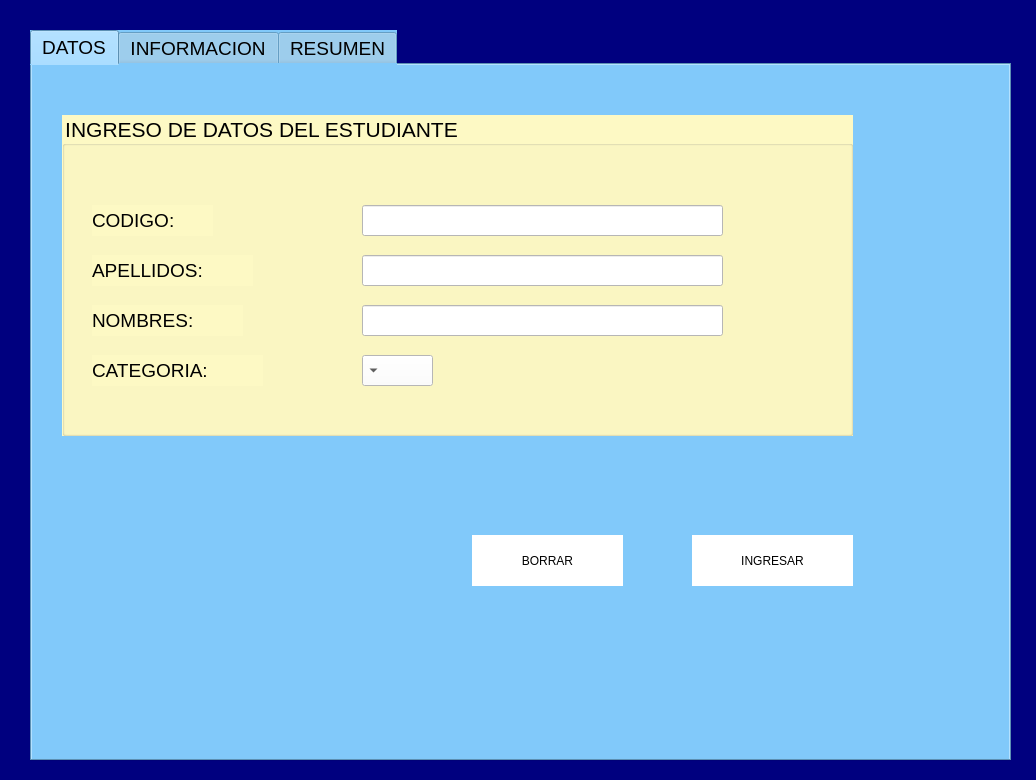
<?xml version="1.0" encoding="UTF-8"?>
<ui version="4.0">
 <class>MainWindow</class>
 <widget class="QMainWindow" name="MainWindow">
  <property name="geometry">
   <rect>
    <x>0</x>
    <y>0</y>
    <width>1036</width>
    <height>780</height>
   </rect>
  </property>
  <property name="windowTitle">
   <string>MainWindow</string>
  </property>
  <property name="styleSheet">
   <string notr="true">background-color: rgb(0, 0, 127);</string>
  </property>
  <widget class="QWidget" name="centralwidget">
   <widget class="QTabWidget" name="tab_datos">
    <property name="geometry">
     <rect>
      <x>30</x>
      <y>30</y>
      <width>981</width>
      <height>731</height>
     </rect>
    </property>
    <property name="sizeIncrement">
     <size>
      <width>10</width>
      <height>10</height>
     </size>
    </property>
    <property name="font">
     <font>
      <family>MS Shell Dlg 2</family>
      <pointsize>14</pointsize>
      <weight>9</weight>
      <italic>false</italic>
      <bold>false</bold>
     </font>
    </property>
    <property name="layoutDirection">
     <enum>Qt::LeftToRight</enum>
    </property>
    <property name="styleSheet">
     <string notr="true">background-color: rgb(129, 201, 250);
font: 75 14pt &quot;MS Shell Dlg 2&quot;;</string>
    </property>
    <property name="tabPosition">
     <enum>QTabWidget::North</enum>
    </property>
    <property name="currentIndex">
     <number>0</number>
    </property>
    <property name="iconSize">
     <size>
      <width>100</width>
      <height>100</height>
     </size>
    </property>
    <widget class="QWidget" name="tab">
     <attribute name="icon">
      <iconset>
       <normaloff>../imagenes/agregar.png</normaloff>../imagenes/agregar.png</iconset>
     </attribute>
     <attribute name="title">
      <string>DATOS</string>
     </attribute>
     <widget class="QGroupBox" name="groupBox_3">
      <property name="geometry">
       <rect>
        <x>30</x>
        <y>50</y>
        <width>791</width>
        <height>321</height>
       </rect>
      </property>
      <property name="font">
       <font>
        <family>MS Shell Dlg 2</family>
        <pointsize>16</pointsize>
        <weight>9</weight>
        <italic>false</italic>
        <bold>false</bold>
       </font>
      </property>
      <property name="styleSheet">
       <string notr="true">background-color: rgb(253, 249, 196);
font: 75 16pt &quot;MS Shell Dlg 2&quot;;</string>
      </property>
      <property name="title">
       <string>INGRESO DE DATOS DEL ESTUDIANTE</string>
      </property>
      <widget class="QLabel" name="label">
       <property name="geometry">
        <rect>
         <x>30</x>
         <y>90</y>
         <width>121</width>
         <height>31</height>
        </rect>
       </property>
       <property name="font">
        <font>
         <family>Arial</family>
         <pointsize>14</pointsize>
         <weight>10</weight>
         <italic>false</italic>
         <bold>false</bold>
        </font>
       </property>
       <property name="styleSheet">
        <string notr="true">font: 87 14pt &quot;Arial&quot;;
</string>
       </property>
       <property name="text">
        <string>CODIGO:</string>
       </property>
      </widget>
      <widget class="QLabel" name="label_2">
       <property name="geometry">
        <rect>
         <x>30</x>
         <y>140</y>
         <width>161</width>
         <height>31</height>
        </rect>
       </property>
       <property name="font">
        <font>
         <family>Arial</family>
         <pointsize>14</pointsize>
         <weight>10</weight>
         <italic>false</italic>
         <bold>false</bold>
        </font>
       </property>
       <property name="styleSheet">
        <string notr="true">font: 87 14pt &quot;Arial&quot;;</string>
       </property>
       <property name="text">
        <string>APELLIDOS:</string>
       </property>
      </widget>
      <widget class="QLabel" name="label_3">
       <property name="geometry">
        <rect>
         <x>30</x>
         <y>190</y>
         <width>151</width>
         <height>31</height>
        </rect>
       </property>
       <property name="font">
        <font>
         <family>Arial</family>
         <pointsize>14</pointsize>
         <weight>10</weight>
         <italic>false</italic>
         <bold>false</bold>
        </font>
       </property>
       <property name="styleSheet">
        <string notr="true">font: 87 14pt &quot;Arial&quot;;</string>
       </property>
       <property name="text">
        <string>NOMBRES:</string>
       </property>
      </widget>
      <widget class="QLineEdit" name="txt_codigo">
       <property name="geometry">
        <rect>
         <x>300</x>
         <y>90</y>
         <width>361</width>
         <height>31</height>
        </rect>
       </property>
       <property name="font">
        <font>
         <family>MS Shell Dlg 2</family>
         <pointsize>16</pointsize>
         <weight>9</weight>
         <italic>false</italic>
         <bold>false</bold>
        </font>
       </property>
       <property name="styleSheet">
        <string notr="true">background-color: rgb(255, 255, 255);</string>
       </property>
      </widget>
      <widget class="QLineEdit" name="txt_apellidos">
       <property name="geometry">
        <rect>
         <x>300</x>
         <y>140</y>
         <width>361</width>
         <height>31</height>
        </rect>
       </property>
       <property name="font">
        <font>
         <family>MS Shell Dlg 2</family>
         <pointsize>16</pointsize>
         <weight>9</weight>
         <italic>false</italic>
         <bold>false</bold>
        </font>
       </property>
       <property name="styleSheet">
        <string notr="true">background-color: rgb(255, 255, 255);</string>
       </property>
      </widget>
      <widget class="QLineEdit" name="txt_nombres">
       <property name="geometry">
        <rect>
         <x>300</x>
         <y>190</y>
         <width>361</width>
         <height>31</height>
        </rect>
       </property>
       <property name="font">
        <font>
         <family>MS Shell Dlg 2</family>
         <pointsize>16</pointsize>
         <weight>9</weight>
         <italic>false</italic>
         <bold>false</bold>
        </font>
       </property>
       <property name="styleSheet">
        <string notr="true">background-color: rgb(255, 255, 255);</string>
       </property>
      </widget>
      <widget class="QLabel" name="label_4">
       <property name="geometry">
        <rect>
         <x>30</x>
         <y>240</y>
         <width>171</width>
         <height>31</height>
        </rect>
       </property>
       <property name="font">
        <font>
         <family>Arial</family>
         <pointsize>14</pointsize>
         <weight>10</weight>
         <italic>false</italic>
         <bold>false</bold>
        </font>
       </property>
       <property name="styleSheet">
        <string notr="true">font: 87 14pt &quot;Arial&quot;;</string>
       </property>
       <property name="text">
        <string>CATEGORIA:</string>
       </property>
      </widget>
      <widget class="QComboBox" name="cb_categoria">
       <property name="geometry">
        <rect>
         <x>300</x>
         <y>240</y>
         <width>71</width>
         <height>31</height>
        </rect>
       </property>
       <property name="layoutDirection">
        <enum>Qt::RightToLeft</enum>
       </property>
       <property name="styleSheet">
        <string notr="true">background-color: rgb(255, 255, 255);</string>
       </property>
      </widget>
     </widget>
     <widget class="QPushButton" name="b_registrar">
      <property name="geometry">
       <rect>
        <x>660</x>
        <y>470</y>
        <width>161</width>
        <height>51</height>
       </rect>
      </property>
      <property name="styleSheet">
       <string notr="true">QPushButton:hover{
background-color: rgb(0, 0, 0);
color: rgb(255, 255, 255);
border:1px sold white;
}
QPushButton{
font: 75 italic 13pt &quot;Arial&quot;;
color: rgb(0, 0, 0);
background-color: rgb(255, 255, 255);
border:1px sold white;
}</string>
      </property>
      <property name="text">
       <string>INGRESAR</string>
      </property>
     </widget>
     <widget class="QPushButton" name="b_nuevo">
      <property name="geometry">
       <rect>
        <x>440</x>
        <y>470</y>
        <width>151</width>
        <height>51</height>
       </rect>
      </property>
      <property name="styleSheet">
       <string notr="true">QPushButton:hover{
background-color: rgb(0, 0, 0);
color: rgb(255, 255, 255);
border:1px sold white;
}
QPushButton{
font: 75 italic 13pt &quot;Arial&quot;;
color: rgb(0, 0, 0);
background-color: rgb(255, 255, 255);
border:1px sold white;
}</string>
      </property>
      <property name="text">
       <string>BORRAR</string>
      </property>
     </widget>
    </widget>
    <widget class="QWidget" name="tab_2">
     <attribute name="icon">
      <iconset>
       <normaloff>../imagenes/grabarespecialidad.png</normaloff>../imagenes/grabarespecialidad.png</iconset>
     </attribute>
     <attribute name="title">
      <string>INFORMACION</string>
     </attribute>
     <widget class="QLabel" name="lb_datos">
      <property name="geometry">
       <rect>
        <x>90</x>
        <y>20</y>
        <width>711</width>
        <height>41</height>
       </rect>
      </property>
      <property name="styleSheet">
       <string notr="true">color: rgb(0, 0, 255);
font: 75 12pt &quot;MS Shell Dlg 2&quot;;</string>
      </property>
      <property name="text">
       <string/>
      </property>
     </widget>
     <widget class="QWidget" name="layoutWidget">
      <property name="geometry">
       <rect>
        <x>90</x>
        <y>130</y>
        <width>711</width>
        <height>381</height>
       </rect>
      </property>
      <layout class="QGridLayout" name="gridLayout">
       <item row="0" column="0">
        <widget class="QGroupBox" name="groupBox">
         <property name="font">
          <font>
           <family>Arial</family>
           <pointsize>14</pointsize>
           <weight>9</weight>
           <italic>false</italic>
           <bold>false</bold>
          </font>
         </property>
         <property name="styleSheet">
          <string notr="true">background-color: rgb(250, 95, 73);
font: 75 14pt &quot;Arial&quot;;</string>
         </property>
         <property name="title">
          <string>OCUPACION</string>
         </property>
         <property name="alignment">
          <set>Qt::AlignCenter</set>
         </property>
         <widget class="QLabel" name="lb_ocupacion">
          <property name="geometry">
           <rect>
            <x>60</x>
            <y>80</y>
            <width>231</width>
            <height>31</height>
           </rect>
          </property>
          <property name="font">
           <font>
            <family>Arial</family>
            <pointsize>14</pointsize>
            <weight>9</weight>
            <italic>false</italic>
            <bold>false</bold>
           </font>
          </property>
          <property name="styleSheet">
           <string notr="true">background-color: rgb(255, 255, 255);</string>
          </property>
          <property name="text">
           <string/>
          </property>
          <property name="alignment">
           <set>Qt::AlignCenter</set>
          </property>
         </widget>
        </widget>
       </item>
       <item row="0" column="1">
        <widget class="QGroupBox" name="groupBox_2">
         <property name="styleSheet">
          <string notr="true">background-color: rgb(250, 95, 73);
font: 75 14pt &quot;Arial&quot;;</string>
         </property>
         <property name="title">
          <string>SUELDO</string>
         </property>
         <property name="alignment">
          <set>Qt::AlignCenter</set>
         </property>
         <widget class="QLabel" name="lb_sueldo">
          <property name="geometry">
           <rect>
            <x>100</x>
            <y>80</y>
            <width>161</width>
            <height>31</height>
           </rect>
          </property>
          <property name="font">
           <font>
            <family>Arial</family>
            <pointsize>14</pointsize>
            <weight>9</weight>
            <italic>false</italic>
            <bold>false</bold>
           </font>
          </property>
          <property name="styleSheet">
           <string notr="true">background-color: rgb(255, 255, 255);</string>
          </property>
          <property name="text">
           <string/>
          </property>
          <property name="alignment">
           <set>Qt::AlignCenter</set>
          </property>
         </widget>
        </widget>
       </item>
       <item row="1" column="0">
        <widget class="QGroupBox" name="groupBox_4">
         <property name="font">
          <font>
           <family>Arial</family>
           <pointsize>14</pointsize>
           <weight>9</weight>
           <italic>false</italic>
           <bold>false</bold>
          </font>
         </property>
         <property name="styleSheet">
          <string notr="true">background-color: rgb(250, 95, 73);
font: 75 14pt &quot;Arial&quot;;</string>
         </property>
         <property name="title">
          <string>DESCUENTOS</string>
         </property>
         <property name="alignment">
          <set>Qt::AlignCenter</set>
         </property>
         <widget class="QWidget" name="layoutWidget">
          <property name="geometry">
           <rect>
            <x>80</x>
            <y>40</y>
            <width>231</width>
            <height>91</height>
           </rect>
          </property>
          <layout class="QVBoxLayout" name="verticalLayout">
           <item>
            <widget class="QLabel" name="lb_descuento1">
             <property name="font">
              <font>
               <family>Arial</family>
               <pointsize>14</pointsize>
               <weight>9</weight>
               <italic>false</italic>
               <bold>false</bold>
              </font>
             </property>
             <property name="styleSheet">
              <string notr="true">background-color: rgb(255, 255, 255);</string>
             </property>
             <property name="text">
              <string/>
             </property>
             <property name="alignment">
              <set>Qt::AlignCenter</set>
             </property>
            </widget>
           </item>
           <item>
            <widget class="QLabel" name="lb_descuento2">
             <property name="font">
              <font>
               <family>Arial</family>
               <pointsize>14</pointsize>
               <weight>9</weight>
               <italic>false</italic>
               <bold>false</bold>
              </font>
             </property>
             <property name="styleSheet">
              <string notr="true">background-color: rgb(255, 255, 255);</string>
             </property>
             <property name="text">
              <string/>
             </property>
             <property name="alignment">
              <set>Qt::AlignCenter</set>
             </property>
            </widget>
           </item>
          </layout>
         </widget>
         <widget class="QWidget" name="layoutWidget">
          <property name="geometry">
           <rect>
            <x>20</x>
            <y>40</y>
            <width>51</width>
            <height>91</height>
           </rect>
          </property>
          <layout class="QVBoxLayout" name="verticalLayout_4">
           <item>
            <widget class="QLabel" name="label_6">
             <property name="font">
              <font>
               <family>Arial</family>
               <pointsize>12</pointsize>
               <weight>9</weight>
               <italic>false</italic>
               <bold>false</bold>
              </font>
             </property>
             <property name="styleSheet">
              <string notr="true">background-color: rgb(0, 0, 0);
font: 75 12pt &quot;Arial&quot;;
color: rgb(255, 255,255);</string>
             </property>
             <property name="text">
              <string>1</string>
             </property>
             <property name="alignment">
              <set>Qt::AlignCenter</set>
             </property>
            </widget>
           </item>
           <item>
            <widget class="QLabel" name="label_7">
             <property name="font">
              <font>
               <family>Arial</family>
               <pointsize>13</pointsize>
               <weight>9</weight>
               <italic>false</italic>
               <bold>false</bold>
              </font>
             </property>
             <property name="styleSheet">
              <string notr="true">background-color: rgb(0, 0, 0);
font: 75 13pt &quot;Arial&quot;;
color: rgb(255, 255,255);</string>
             </property>
             <property name="text">
              <string>2</string>
             </property>
             <property name="alignment">
              <set>Qt::AlignCenter</set>
             </property>
            </widget>
           </item>
          </layout>
         </widget>
        </widget>
       </item>
       <item row="1" column="1">
        <widget class="QGroupBox" name="groupBox_5">
         <property name="font">
          <font>
           <family>Arial</family>
           <pointsize>14</pointsize>
           <weight>9</weight>
           <italic>false</italic>
           <bold>false</bold>
          </font>
         </property>
         <property name="styleSheet">
          <string notr="true">background-color: rgb(250, 95, 73);
font: 75 14pt &quot;Arial&quot;;</string>
         </property>
         <property name="title">
          <string>BONIFICACION</string>
         </property>
         <property name="alignment">
          <set>Qt::AlignCenter</set>
         </property>
         <widget class="QWidget" name="layoutWidget">
          <property name="geometry">
           <rect>
            <x>80</x>
            <y>40</y>
            <width>251</width>
            <height>91</height>
           </rect>
          </property>
          <layout class="QVBoxLayout" name="verticalLayout_2">
           <item>
            <widget class="QLabel" name="lb_bonificacion1">
             <property name="font">
              <font>
               <family>Arial</family>
               <pointsize>14</pointsize>
               <weight>9</weight>
               <italic>false</italic>
               <bold>false</bold>
              </font>
             </property>
             <property name="styleSheet">
              <string notr="true">background-color: rgb(255, 255, 255);</string>
             </property>
             <property name="text">
              <string/>
             </property>
             <property name="alignment">
              <set>Qt::AlignCenter</set>
             </property>
            </widget>
           </item>
           <item>
            <widget class="QLabel" name="lb_bonificacion2">
             <property name="font">
              <font>
               <family>Arial</family>
               <pointsize>14</pointsize>
               <weight>9</weight>
               <italic>false</italic>
               <bold>false</bold>
              </font>
             </property>
             <property name="styleSheet">
              <string notr="true">background-color: rgb(255, 255, 255);</string>
             </property>
             <property name="text">
              <string/>
             </property>
             <property name="alignment">
              <set>Qt::AlignCenter</set>
             </property>
            </widget>
           </item>
          </layout>
         </widget>
         <widget class="QWidget" name="layoutWidget">
          <property name="geometry">
           <rect>
            <x>20</x>
            <y>40</y>
            <width>51</width>
            <height>91</height>
           </rect>
          </property>
          <layout class="QVBoxLayout" name="verticalLayout_3">
           <item>
            <widget class="QLabel" name="label_10">
             <property name="font">
              <font>
               <family>Arial</family>
               <pointsize>12</pointsize>
               <weight>9</weight>
               <italic>false</italic>
               <bold>false</bold>
              </font>
             </property>
             <property name="styleSheet">
              <string notr="true">background-color: rgb(0, 0, 0);
font: 75 12pt &quot;Arial&quot;;
color: rgb(255, 255,255);</string>
             </property>
             <property name="text">
              <string>1</string>
             </property>
             <property name="alignment">
              <set>Qt::AlignCenter</set>
             </property>
            </widget>
           </item>
           <item>
            <widget class="QLabel" name="label_11">
             <property name="font">
              <font>
               <family>Arial</family>
               <pointsize>12</pointsize>
               <weight>9</weight>
               <italic>false</italic>
               <bold>false</bold>
              </font>
             </property>
             <property name="styleSheet">
              <string notr="true">background-color: rgb(0, 0, 0);
font: 75 12pt &quot;Arial&quot;;
color: rgb(255, 255,255);</string>
             </property>
             <property name="text">
              <string>2</string>
             </property>
             <property name="alignment">
              <set>Qt::AlignCenter</set>
             </property>
            </widget>
           </item>
          </layout>
         </widget>
        </widget>
       </item>
      </layout>
     </widget>
     <widget class="QLabel" name="lb_codigo">
      <property name="geometry">
       <rect>
        <x>90</x>
        <y>70</y>
        <width>241</width>
        <height>41</height>
       </rect>
      </property>
      <property name="styleSheet">
       <string notr="true">color: rgb(0, 0, 255);
font: 75 12pt &quot;MS Shell Dlg 2&quot;;</string>
      </property>
      <property name="text">
       <string/>
      </property>
     </widget>
     <widget class="QPushButton" name="b_actualizar">
      <property name="geometry">
       <rect>
        <x>600</x>
        <y>550</y>
        <width>271</width>
        <height>41</height>
       </rect>
      </property>
      <property name="styleSheet">
       <string notr="true">QPushButton:hover{
background-color: rgb(0, 0, 0);
color: rgb(255, 255, 255);
border:1px sold white;
}
QPushButton{
font: 75 italic 13pt &quot;Arial&quot;;
color: rgb(0, 0, 0);
background-color: rgb(255, 255, 255);
border:1px sold white;
}</string>
      </property>
      <property name="text">
       <string>INGRESAR DATOS</string>
      </property>
     </widget>
    </widget>
    <widget class="QWidget" name="tab_3">
     <attribute name="icon">
      <iconset>
       <normaloff>../imagenes/menudocente.png</normaloff>../imagenes/menudocente.png</iconset>
     </attribute>
     <attribute name="title">
      <string>RESUMEN</string>
     </attribute>
     <widget class="QTableWidget" name="twgdata">
      <property name="geometry">
       <rect>
        <x>20</x>
        <y>50</y>
        <width>921</width>
        <height>461</height>
       </rect>
      </property>
      <property name="styleSheet">
       <string notr="true">background-color: rgb(178, 218, 250);</string>
      </property>
      <property name="gridStyle">
       <enum>Qt::SolidLine</enum>
      </property>
      <attribute name="horizontalHeaderDefaultSectionSize">
       <number>255</number>
      </attribute>
      <attribute name="horizontalHeaderMinimumSectionSize">
       <number>50</number>
      </attribute>
      <attribute name="horizontalHeaderShowSortIndicator" stdset="0">
       <bool>true</bool>
      </attribute>
      <column>
       <property name="text">
        <string>CATEGORIA</string>
       </property>
       <property name="font">
        <font>
         <pointsize>10</pointsize>
         <weight>75</weight>
         <bold>true</bold>
        </font>
       </property>
       <property name="textAlignment">
        <set>AlignCenter</set>
       </property>
      </column>
      <column>
       <property name="text">
        <string>NOMBRES Y APELLIDOS</string>
       </property>
       <property name="font">
        <font>
         <pointsize>10</pointsize>
         <weight>75</weight>
         <bold>true</bold>
        </font>
       </property>
       <property name="textAlignment">
        <set>AlignCenter</set>
       </property>
      </column>
      <column>
       <property name="text">
        <string>OCUPACION</string>
       </property>
       <property name="font">
        <font>
         <pointsize>10</pointsize>
         <weight>75</weight>
         <bold>true</bold>
        </font>
       </property>
       <property name="textAlignment">
        <set>AlignCenter</set>
       </property>
       <property name="background">
        <color>
         <red>255</red>
         <green>255</green>
         <blue>127</blue>
        </color>
       </property>
      </column>
      <column>
       <property name="text">
        <string>SUELDO</string>
       </property>
       <property name="font">
        <font>
         <pointsize>10</pointsize>
         <weight>75</weight>
         <bold>true</bold>
        </font>
       </property>
       <property name="textAlignment">
        <set>AlignCenter</set>
       </property>
      </column>
      <column>
       <property name="text">
        <string>DESCUENTO 1</string>
       </property>
       <property name="font">
        <font>
         <pointsize>10</pointsize>
         <weight>75</weight>
         <bold>true</bold>
        </font>
       </property>
       <property name="textAlignment">
        <set>AlignCenter</set>
       </property>
      </column>
      <column>
       <property name="text">
        <string>DESCUENTO 2</string>
       </property>
       <property name="font">
        <font>
         <pointsize>10</pointsize>
         <weight>75</weight>
         <bold>true</bold>
        </font>
       </property>
       <property name="textAlignment">
        <set>AlignCenter</set>
       </property>
      </column>
      <column>
       <property name="text">
        <string>BONIFICACION 1</string>
       </property>
       <property name="font">
        <font>
         <pointsize>10</pointsize>
         <weight>75</weight>
         <bold>true</bold>
        </font>
       </property>
       <property name="textAlignment">
        <set>AlignCenter</set>
       </property>
      </column>
      <column>
       <property name="text">
        <string>BONIFICACION 2</string>
       </property>
       <property name="font">
        <font>
         <pointsize>10</pointsize>
         <weight>75</weight>
         <bold>true</bold>
        </font>
       </property>
       <property name="textAlignment">
        <set>AlignCenter</set>
       </property>
      </column>
     </widget>
     <widget class="QPushButton" name="b_salir">
      <property name="geometry">
       <rect>
        <x>750</x>
        <y>540</y>
        <width>191</width>
        <height>41</height>
       </rect>
      </property>
      <property name="styleSheet">
       <string notr="true">QPushButton:hover{
background-color: rgb(0, 0, 0);
color: rgb(255, 255, 255);
border:1px sold white;
}
QPushButton{
font: 75 italic 13pt &quot;Arial&quot;;
color: rgb(0, 0, 0);
background-color: rgb(255, 255, 255);
border:1px sold white;
}</string>
      </property>
      <property name="text">
       <string>SALIR</string>
      </property>
     </widget>
    </widget>
   </widget>
  </widget>
 </widget>
 <resources/>
 <connections/>
</ui>
